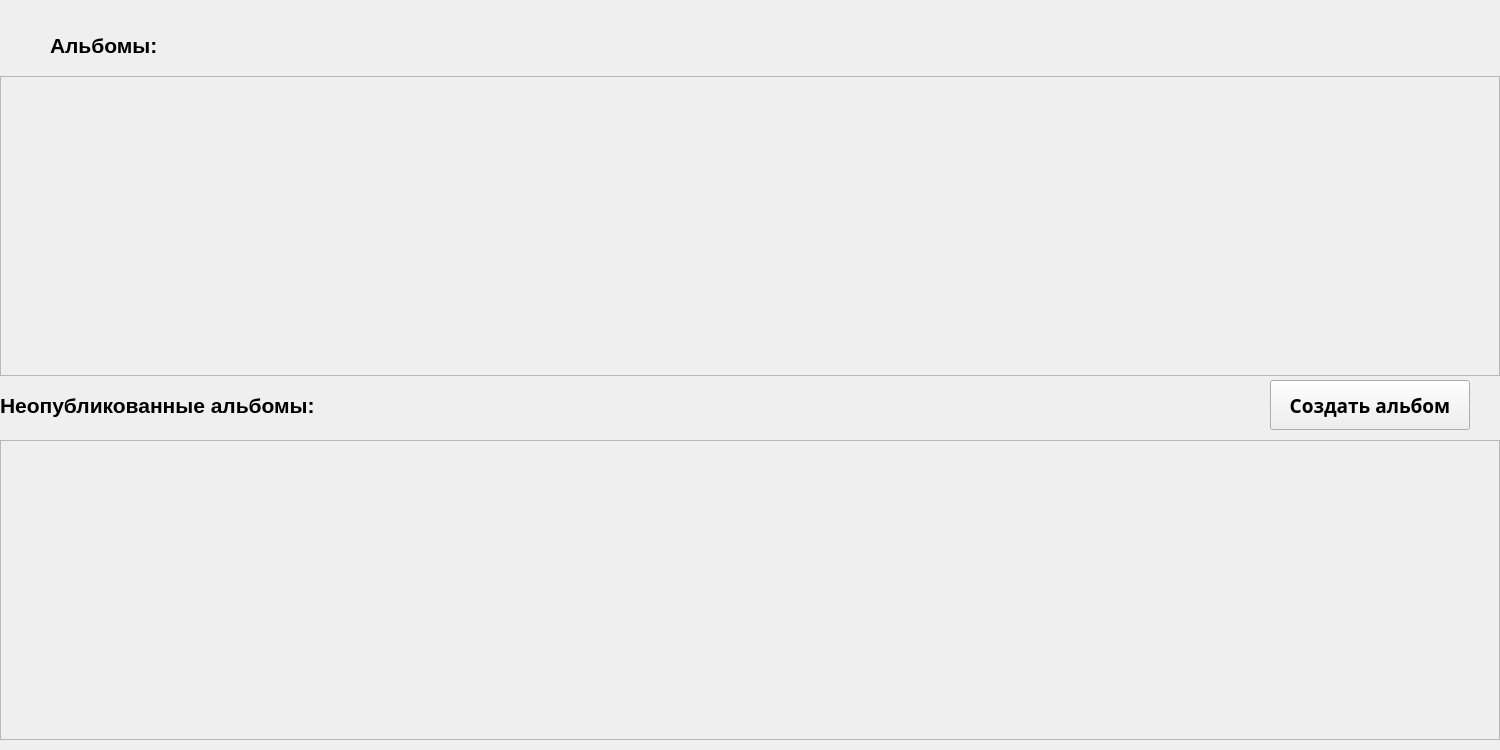
<?xml version="1.0" encoding="UTF-8"?>
<ui version="4.0">
    <class>PerformerToolsFragment</class>
    <widget class="QFrame" name="PerformerToolsFragment">
        <property name="geometry">
            <rect>
                <x>0</x>
                <y>0</y>
                <width>1500</width>
                <height>750</height>
            </rect>
        </property>
        <property name="windowTitle">
            <string>Frame</string>
        </property>
        <widget class="QScrollArea" name="SA_Albums">
            <property name="geometry">
                <rect>
                    <x>0</x>
                    <y>76</y>
                    <width>1500</width>
                    <height>300</height>
                </rect>
            </property>
            <property name="minimumSize">
                <size>
                    <width>150</width>
                    <height>300</height>
                </size>
            </property>
            <property name="maximumSize">
                <size>
                    <width>1500</width>
                    <height>300</height>
                </size>
            </property>
            <property name="widgetResizable">
                <bool>true</bool>
            </property>
            <property name="alignment">
                <set>Qt::AlignCenter</set>
            </property>
            <widget class="QWidget" name="scrollAreaWidgetContents_2">
                <property name="geometry">
                    <rect>
                        <x>0</x>
                        <y>0</y>
                        <width>1498</width>
                        <height>298</height>
                    </rect>
                </property>
            </widget>
        </widget>
        <widget class="QLabel" name="l_albums">
            <property name="geometry">
                <rect>
                    <x>50</x>
                    <y>20</y>
                    <width>371</width>
                    <height>50</height>
                </rect>
            </property>
            <property name="minimumSize">
                <size>
                    <width>0</width>
                    <height>50</height>
                </size>
            </property>
            <property name="maximumSize">
                <size>
                    <width>16777215</width>
                    <height>50</height>
                </size>
            </property>
            <property name="font">
                <font>
                    <family>Segoe UI</family>
                    <pointsize>16</pointsize>
                    <weight>75</weight>
                    <bold>true</bold>
                </font>
            </property>
            <property name="text">
                <string>Альбомы:</string>
            </property>
            <property name="alignment">
                <set>Qt::AlignLeading|Qt::AlignLeft|Qt::AlignVCenter</set>
            </property>
        </widget>
        <widget class="QScrollArea" name="SA_notPublicalbums">
            <property name="geometry">
                <rect>
                    <x>0</x>
                    <y>440</y>
                    <width>1500</width>
                    <height>300</height>
                </rect>
            </property>
            <property name="minimumSize">
                <size>
                    <width>1500</width>
                    <height>300</height>
                </size>
            </property>
            <property name="maximumSize">
                <size>
                    <width>1500</width>
                    <height>300</height>
                </size>
            </property>
            <property name="widgetResizable">
                <bool>true</bool>
            </property>
            <widget class="QWidget" name="scrollAreaWidgetContents">
                <property name="geometry">
                    <rect>
                        <x>0</x>
                        <y>0</y>
                        <width>1498</width>
                        <height>298</height>
                    </rect>
                </property>
            </widget>
        </widget>
        <widget class="QLabel" name="l_name">
            <property name="geometry">
                <rect>
                    <x>550</x>
                    <y>20</y>
                    <width>941</width>
                    <height>50</height>
                </rect>
            </property>
            <property name="minimumSize">
                <size>
                    <width>0</width>
                    <height>50</height>
                </size>
            </property>
            <property name="maximumSize">
                <size>
                    <width>16777215</width>
                    <height>50</height>
                </size>
            </property>
            <property name="font">
                <font>
                    <family>Segoe UI</family>
                    <pointsize>14</pointsize>
                    <weight>75</weight>
                    <bold>true</bold>
                </font>
            </property>
            <property name="text">
                <string/>
            </property>
            <property name="alignment">
                <set>Qt::AlignCenter</set>
            </property>
        </widget>
        <widget class="QLabel" name="l_albums_2">
            <property name="geometry">
                <rect>
                    <x>0</x>
                    <y>380</y>
                    <width>401</width>
                    <height>50</height>
                </rect>
            </property>
            <property name="minimumSize">
                <size>
                    <width>0</width>
                    <height>50</height>
                </size>
            </property>
            <property name="maximumSize">
                <size>
                    <width>16777215</width>
                    <height>50</height>
                </size>
            </property>
            <property name="font">
                <font>
                    <family>Segoe UI</family>
                    <pointsize>16</pointsize>
                    <weight>75</weight>
                    <bold>true</bold>
                </font>
            </property>
            <property name="text">
                <string>Неопубликованные альбомы:</string>
            </property>
            <property name="alignment">
                <set>Qt::AlignLeading|Qt::AlignLeft|Qt::AlignVCenter</set>
            </property>
        </widget>
        <widget class="QPushButton" name="pb_createAlbum">
            <property name="geometry">
                <rect>
                    <x>1270</x>
                    <y>380</y>
                    <width>200</width>
                    <height>50</height>
                </rect>
            </property>
            <property name="minimumSize">
                <size>
                    <width>200</width>
                    <height>50</height>
                </size>
            </property>
            <property name="maximumSize">
                <size>
                    <width>200</width>
                    <height>50</height>
                </size>
            </property>
            <property name="font">
                <font>
                    <family>Segoe UI Black</family>
                    <pointsize>14</pointsize>
                    <weight>75</weight>
                    <bold>true</bold>
                </font>
            </property>
            <property name="text">
                <string>Создать альбом</string>
            </property>
        </widget>
    </widget>
    <resources/>
    <connections/>
</ui>
